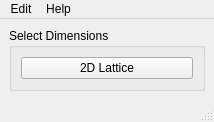
<?xml version="1.0" encoding="UTF-8"?>
<ui version="4.0">
 <class>settingsDLG</class>
 <widget class="QMainWindow" name="settingsDLG">
  <property name="geometry">
   <rect>
    <x>0</x>
    <y>0</y>
    <width>214</width>
    <height>113</height>
   </rect>
  </property>
  <property name="windowTitle">
   <string>MainWindow</string>
  </property>
  <widget class="QWidget" name="centralwidget">
   <layout class="QHBoxLayout" name="horizontalLayout">
    <item>
     <widget class="QGroupBox" name="">
      <property name="title">
       <string>Select Dimensions</string>
      </property>
      <layout class="QGridLayout" name="gridLayout">
       <item row="0" column="0">
        <widget class="QPushButton" name="button2d">
         <property name="text">
          <string>2D Lattice</string>
         </property>
        </widget>
       </item>
      </layout>
     </widget>
    </item>
   </layout>
  </widget>
  <widget class="QMenuBar" name="menubar">
   <property name="geometry">
    <rect>
     <x>0</x>
     <y>0</y>
     <width>214</width>
     <height>22</height>
    </rect>
   </property>
   <widget class="QMenu" name="menuEdit">
    <property name="title">
     <string>Edit</string>
    </property>
    <addaction name="action_Quit"/>
   </widget>
   <widget class="QMenu" name="menuHelp">
    <property name="title">
     <string>Help</string>
    </property>
    <addaction name="actionAbout"/>
   </widget>
   <addaction name="menuEdit"/>
   <addaction name="menuHelp"/>
  </widget>
  <widget class="QStatusBar" name="statusBar"/>
  <action name="action_Quit">
   <property name="text">
    <string>&amp;Quit</string>
   </property>
   <property name="shortcut">
    <string>Ctrl+Q</string>
   </property>
  </action>
  <action name="actionAbout">
   <property name="text">
    <string>About</string>
   </property>
  </action>
 </widget>
 <tabstops>
  <tabstop>button2d</tabstop>
 </tabstops>
 <resources/>
 <connections>
  <connection>
   <sender>action_Quit</sender>
   <signal>triggered()</signal>
   <receiver>settingsDLG</receiver>
   <slot>close()</slot>
   <hints>
    <hint type="sourcelabel">
     <x>-1</x>
     <y>-1</y>
    </hint>
    <hint type="destinationlabel">
     <x>199</x>
     <y>149</y>
    </hint>
   </hints>
  </connection>
 </connections>
</ui>
